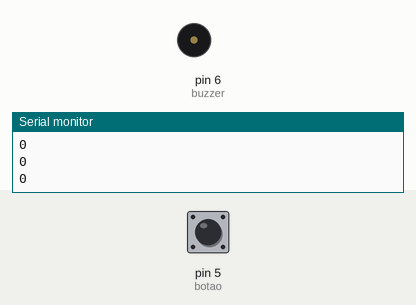
Recording of a sketch running on a simulated Arduino Uno, built with avr-gcc and run on an emulated ATmega328P. Parts: buzzer (waves = sounding), the last lines printed to the serial monitor. Inputs (shaded band) come from the test bench; at power-on: pin 5 (botao) LOW. At 1.4 s the program stops and its outputs stay as they are.

Above: at 1.2 s.
1.3 s: pin 5 (botao) pulled HIGH for 0.15 s
At 2.1 s:
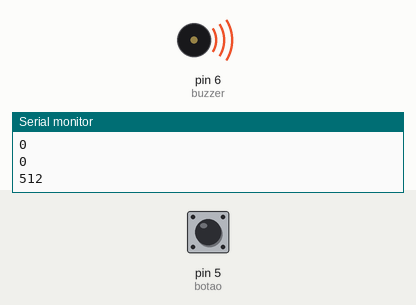
Timing chart, 0 to 2.9 s (numbered marks = the images above; inputs shaded):
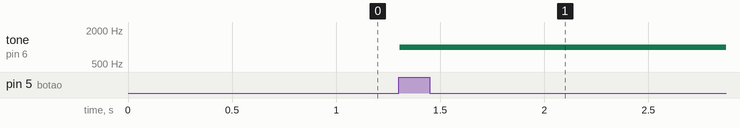

Measured:
- after the input at 1.3 s, tone on pin 6 (buzzer): silent → 1000 Hz at once

The sketch:

Bomba.ino
```cpp
#include <virtuabotixRTC.h>
const int amarelo = 10;
const int verde = 11;
const int vermelho = 12;
const int botao = 5;
const int buzzer = 6;
const int clok = 4;
const int data = 3;
const int rst = 2;
boolean ativar = false;
virtuabotixRTC myRTC(clok, data, rst);
void setup() {
  Serial.begin(9600);
  pinMode(buzzer, OUTPUT);
  pinMode(botao, INPUT);
  myRTC.setDS1302Time(00, 00, 00, 2, 17, 11, 2014);
}
void detonar() {
  int fiovermelho = analogRead(1);
  fiovermelho = map(fiovermelho, 0, 1000, 0, 1000);
  Serial.println(fiovermelho);
  if (fiovermelho < 1000) {
    chamaBum();
  } else {
    return ;
  }
}
void chamaBum() {
  digitalWrite(amarelo, LOW);
  digitalWrite(vermelho, HIGH);

  while (true) {
    tone(buzzer, 1000, 200);
  }
}
void tempoDetona() {
  myRTC.updateTime();

  if ( myRTC.seconds > 40) {
    tone(buzzer, 1800, 100);
    delay(10);
  }
  if ( myRTC.seconds > 50) {
    chamaBum();


  }


}
void ativarr() {

   digitalWrite(verde,LOW);

  digitalWrite(amarelo,HIGH);

  while (ativar) {
    detonar();
    ativar = fioverde();
    tone();
    tempoDetona();

  }

}
void loop() {
   digitalWrite(verde,HIGH);

  Serial.println(myRTC.seconds);
  Serial.println(digitalRead(botao));
  if (digitalRead(botao) > 0) {
    ativar = true;
  } else {
    ativar = false;
  }

  if (ativar) {
    ativarr();
  }


}

void tone() {
  tone(buzzer, 1500, 20);
  delay(300);
}
boolean fioverde() {
  int fioverde = analogRead(0);
  fioverde = map(fioverde, 0, 1000, 0, 1000);
  Serial.println(fioverde);
  if (fioverde < 1000) {
    return false;
  } else {
    return true;
  }
}
```
